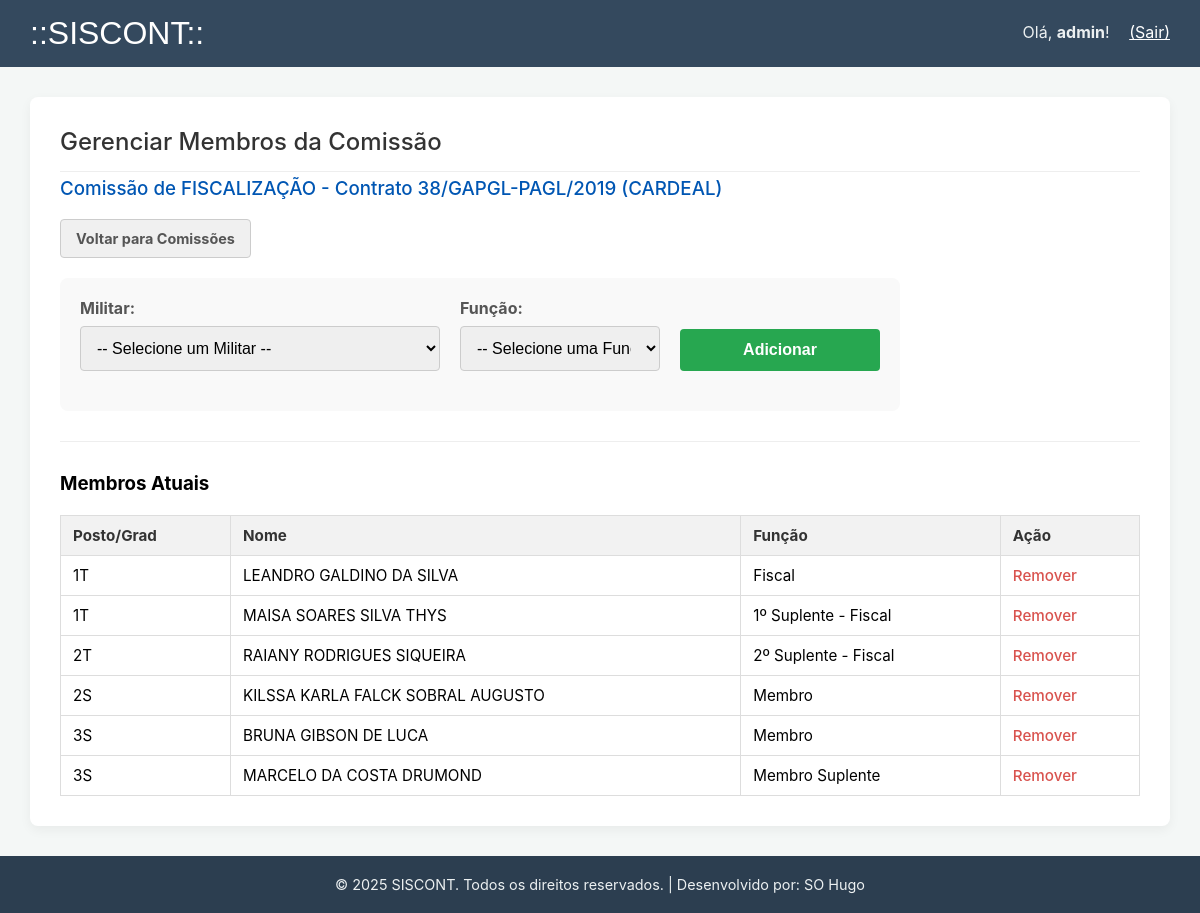
The page /crud_comissoes/comissao_membros.php?id=18 (signed in) on the database its author committed.
### tables this page shows
CREATE TABLE `comissoes` (
  `idcom` int NOT NULL,
  `tipocom` enum('FISCALIZAÇÃO','RECEBIMENTO','FISCALIZAÇÃO OBRAS/SV ENGENHARIA','RECEBIMENTO EM DEFINITIVO') NOT NULL,
  `contratos_idcont` int NOT NULL,
  `vigencia_ini` date NOT NULL,
  `vigencia_fim` date NOT NULL,
  `portaria_num` int NOT NULL,
  `portaria_data` date NOT NULL,
  `bol_num` int NOT NULL,
  `bol_data` date NOT NULL,
  `obs` varchar(400) NOT NULL,
  `status` enum('vigente','finalizada','revogada') NOT NULL
);

CREATE TABLE `contratos` (
  `idcont` int NOT NULL,
  `idempresa` int NOT NULL,
  `numerocont` int NOT NULL,
  `omcont` enum('GAPGL','GAPGL-PAGL','GAPRJ') DEFAULT NULL,
  `anocont` year DEFAULT NULL,
  `tipocont` enum('receita','despesa') DEFAULT NULL,
  `vltotal` decimal(10,2) DEFAULT NULL,
  `objeto` varchar(200) DEFAULT NULL,
  `NUP` varchar(25) DEFAULT NULL,
  `vigencia_ini` date NOT NULL,
  `vigencia_fim` date NOT NULL,
  `obs` varchar(200) NOT NULL
);

CREATE TABLE `empresas` (
  `idempresa` int NOT NULL,
  `CNPJ` varchar(45) DEFAULT NULL,
  `nomeempresa` varchar(45) DEFAULT NULL
);

CREATE TABLE `militares_has_comissoes` (
  `idcom` int NOT NULL,
  `idmilitar` int NOT NULL,
  `idfuncao` int NOT NULL
);

CREATE TABLE `posto_grad` (
  `idpg` int NOT NULL,
  `nomepg` varchar(4) DEFAULT NULL
);

CREATE TABLE `militares` (
  `idmilitar` int NOT NULL,
  `idpg` int NOT NULL,
  `nomemil` varchar(45) DEFAULT NULL,
  `nomegr` varchar(20) DEFAULT NULL
);

CREATE TABLE `funcoes` (
  `idfuncao` int NOT NULL,
  `nomefuncao` varchar(45) DEFAULT NULL
);

### crud_comissoes/comissao_membros.php (the view, shortened to what this page needs)
<?php
include "../conexao.php";
$idcom = (int)$_GET['id'];
try {
    $sql_info = "SELECT c.tipocom, ct.numerocont, ct.omcont, ct.anocont, e.nomeempresa
                 FROM comissoes c
                 JOIN contratos ct ON c.contratos_idcont = ct.idcont
                 JOIN empresas e ON ct.idempresa = e.idempresa
                 WHERE c.idcom = ?";
    $stmt_info = $mysqli->prepare($sql_info);
    $stmt_info->bind_param("i", $idcom);
    $stmt_info->execute();
    $result_info = $stmt_info->get_result();
    $comissao_info = $result_info->fetch_assoc();
    $sql_membros = "SELECT m.nomemil, pg.nomepg, f.nomefuncao, mhc.idmilitar
                    FROM militares_has_comissoes mhc
                    JOIN militares m ON mhc.idmilitar = m.idmilitar
                    JOIN posto_grad pg ON m.idpg = pg.idpg
                    JOIN funcoes f ON mhc.idfuncao = f.idfuncao
                    WHERE mhc.idcom = ?
                    ORDER BY mhc.idfuncao";
    $stmt_membros = $mysqli->prepare($sql_membros);
    $stmt_membros->bind_param("i", $idcom);
    $stmt_membros->execute();
    $result_membros = $stmt_membros->get_result();
    $membros_atuais = $result_membros->fetch_all(MYSQLI_ASSOC);
} catch (mysqli_sql_exception $e) {
    die("Erro ao carregar dados: " . $e->getMessage());
}
$titulo_pagina = sprintf(
    "Comissão de %s - Contrato %s/%s/%s (%s)",
    htmlspecialchars($comissao_info['tipocom']),
    htmlspecialchars($comissao_info['numerocont']),
    htmlspecialchars($comissao_info['omcont']),
    htmlspecialchars($comissao_info['anocont']),
    htmlspecialchars($comissao_info['nomeempresa'])
);
?>
<!DOCTYPE html>
<html lang="pt-br">
<head>
    <link rel="stylesheet" href="../estilo.css">
</head>
<body>
    <div id="topo">
        <h1>::SISCONT::</h1>
        <div style="position: absolute; top: 22px; right: 30px; color: #ecf0f1;">
            Olá, <strong><?= htmlspecialchars($_SESSION['usuario_logado']); ?></strong>!
            <a href="../logout.php" style="color: #fff; text-decoration: underline; margin-left: 15px;">(Sair)</a>
        </div>
    </div>
    <div id="conteudo-interno">
        <div class="main-content-card">
            <h2>Gerenciar Membros da Comissão</h2>
            <h3 style="color: #0056b3; font-weight: 500; margin-top: -15px;"><?= $titulo_pagina ?></h3>
            <p style="margin-bottom: 20px;">
                <a href="comissoes_index.php" class="btn-secondary-crud">Voltar para Comissões</a>
            </p>
            <form action="membros_acao.php" method="POST" class="form-row" style="align-items: flex-end; background-color: #f9f9f9; padding: 20px; border-radius: 8px;">
                <div class="form-group" style="flex: 2;">
                    <label for="idmilitar">Militar:</label>
                    <select name="idmilitar" id="idmilitar" required>
                        <option value="">-- Selecione um Militar --</option>
                    </select>
                </div>
                <div class="form-group" style="flex: 1;">
                    <label for="idfuncao">Função:</label>
                    <select name="idfuncao" id="idfuncao" required>
                        <option value="">-- Selecione uma Função --</option>
                    </select>
                </div>
                <div class="form-group" style="flex: 0;">
                    <button type="submit" style="padding: 12px 20px; border:none; border-radius: 4px; background-color: #27a750; color: white; cursor: pointer; font-weight: bold;">Adicionar</button>
                </div>
            </form>
            <h3 style="margin-top: 30px; border-top: 1px solid #eee; padding-top: 30px;">Membros Atuais</h3>
            <table>
                <thead>
                    <tr>
                        <th>Posto/Grad</th>
                        <th>Nome</th>
                        <th>Função</th>
                        <th>Ação</th>
                    </tr>
                </thead>
                <tbody>
                    <?php foreach ($membros_atuais as $membro): ?>
                        <tr>
                            <td><?= htmlspecialchars($membro['nomepg']) ?></td>
                            <td><?= htmlspecialchars($membro['nomemil']) ?></td>
                            <td><?= htmlspecialchars($membro['nomefuncao']) ?></td>
                            <td>
                                <a href="membros_acao.php?acao=excluir&idcom=<?= $idcom ?>&idmilitar=<?= $membro['idmilitar'] ?>"
                                   class="action-delete-link"
                                   onclick="return confirm('Tem certeza que deseja remover este membro da comissão?');">
                                   Remover
                                </a>
                            </td>
                        </tr>
                    <?php endforeach; ?>
                </tbody>
            </table>
        </div> </div> <div id="rodape">
        &copy; <?= date('Y'); ?> SISCONT. Todos os direitos reservados. | Desenvolvido por: SO Hugo
    </div>
</body>
</html>

### estilo.css (style rules this page uses)
html, body { margin: 0; padding: 0; width: 100%; height: 100%; background-color: #f4f7f6; font-family: -apple-system, BlinkMacSystemFont, "Segoe UI", Roboto, "Helvetica Neue", Arial, sans-serif; }
h1 { margin: 0; font-size: 2em; font-family: sans-serif; color: #ffffff; font-weight: 300; }
h2 { font-size: 1.5em; color: #333; font-weight: 500; text-align: center; margin-top: 0; }
#topo { background-color: #34495e; width: 100%; color: #ffffff; padding: 15px 30px; box-sizing: border-box; display: flex; justify-content: space-between; align-items: center; }
#rodape { background-color: #2c3e50; width: 100%; color: #ecf0f1; padding: 20px; box-sizing: border-box; font-size: 0.9em; display: flex; align-items: center; justify-content: center; gap: 15px; flex-wrap: wrap; }
.form-group { margin-bottom: 20px; }
.form-group label { display: block; margin-bottom: 8px; font-weight: bold; color: #555; }
.form-group button { width: 100%; padding: 12px; background-color: #27a750; color: white; border: none; border-radius: 4px; cursor: pointer; font-size: 16px; font-weight: bold; }
#conteudo-interno { padding: 30px; box-sizing: border-box; min-height: calc(100vh - 160px); }
.main-content-card { width: 100%; max-width: 1200px; background: #ffffff; padding: 30px; border-radius: 8px; box-shadow: 0 4px 12px rgba(0,0,0,0.05); box-sizing: border-box; margin: 0 auto; }
.main-content-card h2 { text-align: left; margin-top: 0; margin-bottom: 20px; padding-bottom: 15px; border-bottom: 1px solid #eee; color: #333; }
.btn-primary-crud, .btn-secondary-crud { display: inline-block; padding: 10px 15px; border-radius: 4px; text-decoration: none; font-weight: bold; font-size: 0.9em; margin-right: 10px; }
.btn-secondary-crud { background-color: #f0f0f0; color: #555; border: 1px solid #ccc; }
.main-content-card table { width: 100%; margin-top: 20px; border-collapse: collapse; }
.main-content-card th, .main-content-card td { border: 1px solid #ddd; padding: 10px 12px; text-align: left; font-size: 0.95em; }
.main-content-card th { background-color: #f2f2f2; font-weight: bold; color: #333; }
.main-content-card td a { color: #007bff; text-decoration: none; font-weight: 500; }
.action-delete-link { color: #d9534f !important; }
.main-content-card form { width: 100%; max-width: 800px; margin: 0; }
.form-group input[type="text"], .form-group input[type="password"], .form-group input[type="date"], .form-group input[type="number"], .form-group input[type="email"], .form-group select, .form-group textarea { width: 100%; padding: 12px; border: 1px solid #ccc; border-radius: 4px; box-sizing: border-box; font-size: 1em; }
.form-row { display: flex; flex-wrap: wrap; gap: 20px; }
.form-row .form-group { flex: 1; min-width: 200px; }

### rows shown on the page
comissoes: tipocom.nomeempresa "Comissão de FISCALIZAÇÃO - Contrato 38/GAPGL-PAGL/2019 (CARDEAL)"
militares_has_comissoes: posto_grad.nomepg "1T", idmilitar.nomemil "LEANDRO GALDINO DA SILVA", idfuncao.nomefuncao "Fiscal"
militares_has_comissoes: posto_grad.nomepg "1T", idmilitar.nomemil "MAISA SOARES SILVA THYS", idfuncao.nomefuncao "1º Suplente - Fiscal"
militares_has_comissoes: posto_grad.nomepg "2T", idmilitar.nomemil "RAIANY RODRIGUES SIQUEIRA", idfuncao.nomefuncao "2º Suplente - Fiscal"
militares_has_comissoes: posto_grad.nomepg "2S", idmilitar.nomemil "KILSSA KARLA FALCK SOBRAL AUGUSTO", idfuncao.nomefuncao "Membro"
militares_has_comissoes: posto_grad.nomepg "3S", idmilitar.nomemil "BRUNA GIBSON DE LUCA", idfuncao.nomefuncao "Membro"
militares_has_comissoes: posto_grad.nomepg "3S", idmilitar.nomemil "MARCELO DA COSTA DRUMOND", idfuncao.nomefuncao "Membro Suplente"

### other values the page prints
$_SESSION['usuario_logado'] "admin"
